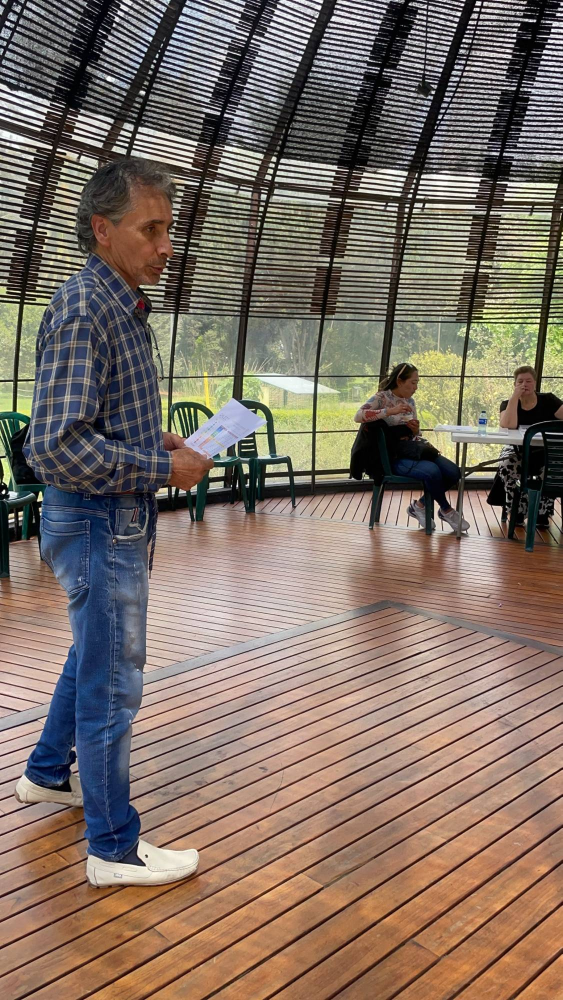
#> input picture qolect/pintura-para-el-alma/raw/fotos/foto-06.jpg, 1125 x 2000 px, given in place of logo-qolect.png, which was not available (shown at 1/2 size)
$ python make_graphics.py
#> lines starting #> are read from the running program, lines starting #| are printed output that depends on the picture
"""Genera carruseles (1080x1350) e historias (1080x1920) de Pintura para el Alma.

Uso: python3 qolect/pintura-para-el-alma/scripts/make_graphics.py
"""
from pathlib import Path
from PIL import Image, ImageDraw, ImageFont, ImageFilter

ROOT = Path(__file__).resolve().parents[1]
FOTOS = ROOT / "raw" / "fotos"
OUT = ROOT / "contenido"
BRAND = ROOT.parent / "brand"
LOGO = Image.open(BRAND / "logo-qolect.png").convert("RGBA")
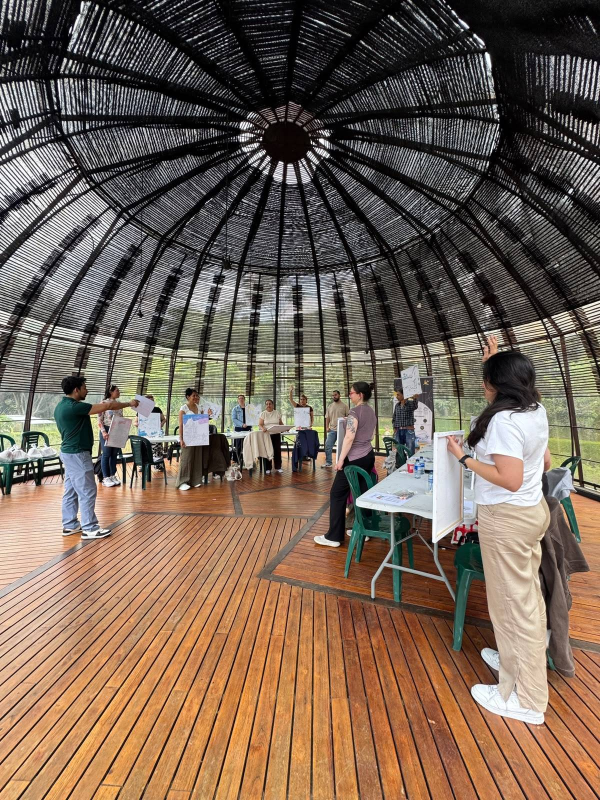
#> input picture qolect/pintura-para-el-alma/raw/fotos/foto-05.jpg, 1200 x 1600 px (shown at 1/2 size)
SERIF = str(BRAND / "fonts" / "CormorantGaramond-Variable.ttf")
SANS = "/usr/share/fonts/opentype/inter/Inter-{}.otf"

NAVY = (15, 23, 42)
PETROL = (27, 58, 75)
TEAL = (46, 196, 182)
GOLD = (245, 197, 66)
WHITE = (255, 255, 255)
MUTED = (203, 213, 225)


# [4 lines left out: function serif, not called in this run]


def sans(size, weight="Regular"):
    return ImageFont.truetype(SANS.format(weight), size)


def cover(img, w, h, fy=0.5):
    """Recorta la imagen para llenar w x h; fy = punto focal vertical (0 arriba, 1 abajo)."""
#> called with w = 1080, h = 1350, fy = 0.55
    s = max(w / img.width, h / img.height)
#> s = 0.9
    img = img.resize((round(img.width * s), round(img.height * s)), Image.LANCZOS)
    x = (img.width - w) // 2
#> x = 0
    y = int((img.height - h) * fy)
#> y = 49
    return img.crop((x, y, x + w, y + h))


def gradient(w, h, start, color=NAVY, max_alpha=235):
    """Degradado vertical transparente -> color desde 'start' (px) hasta abajo."""
#> called with w = 1080, h = 1350, start = 486, color = (15, 23, 42), max_alpha = 240
    g = Image.new("RGBA", (w, h), color + (0,))
    px = g.load()
    for y in range(start, h):
        a = int(max_alpha * min(1, ((y - start) / max(1, h - start)) ** 0.8 * 1.15))
        for x in range(w):
            px[x, y] = color + (a,)
    return g


def wrap(draw, text, font, maxw):
    lines = []
    for para in text.split("\n"):
        words, cur = para.split(), ""
        for w in words:
            t = (cur + " " + w).strip()
            if draw.textlength(t, font=font, features=feats(font)) <= maxw:
                cur = t
            else:
                lines.append(cur)
                cur = w
        lines.append(cur)
    return lines


def feats(font):
    return ["lnum"] if str(getattr(font, "path", "")).endswith("Variable.ttf") else None


def text_block(draw, x, y, text, font, fill, maxw, spacing=1.15):
    for line in wrap(draw, text, font, maxw):
        draw.text((x, y), line, font=font, fill=fill, features=feats(font))
        y += int(font.size * spacing)
    return y


def block_height(draw, text, font, maxw, spacing=1.15):
    return len(wrap(draw, text, font, maxw)) * int(font.size * spacing)


def paste_logo(canvas, x, y, width):
    lg = LOGO.resize((width, round(LOGO.height * width / LOGO.width)), Image.LANCZOS)
    canvas.alpha_composite(lg, (x, y))


DISPLAY = "/usr/share/fonts/opentype/inter/InterDisplay-{}.otf"


def display(size, weight="ExtraBold"):
    return ImageFont.truetype(DISPLAY.format(weight), size)


def rich_lines(draw, text, font, maxw):
    """Divide en líneas; las palabras entre *asteriscos* se marcan como destacadas."""
    out, hl = [], False
    for para in text.split("\n"):
        line = []
        for raw in para.split():
            on = raw.startswith("*")
            closes = "*" in raw[1:] if on else "*" in raw
            word = raw.replace("*", "")
            mark = hl or on
            if closes:
                hl = False
            elif on:
                hl = True
            trial = " ".join(w for w, _ in line + [(word, mark)])
            if line and draw.textlength(trial, font=font) > maxw:
                out.append(line)
                line = []
            line.append((word, mark))
        out.append(line)
    return out


def rich_block(draw, x, y, text, font, maxw, color=WHITE, accent=GOLD, spacing=1.04, measure=False):
    lines = rich_lines(draw, text, font, maxw)
    if measure:
        return len(lines) * int(font.size * spacing)
    sp = draw.textlength(" ", font=font)
    for line in lines:
        xx = x
        for word, mark in line:
            draw.text((xx, y), word, font=font, fill=accent if mark else color)
            xx += draw.textlength(word, font=font) + sp
        y += int(font.size * spacing)
    return y


def pill(draw, x, y, text, font, bg=TEAL, fg=NAVY, padx=22, pady=12):
    tw = draw.textlength(text, font=font)
    asc, desc = font.getmetrics()
    h = asc + desc + 2 * pady
    draw.rounded_rectangle((x, y, x + tw + 2 * padx, y + h), radius=h // 2, fill=bg)
    draw.text((x + padx, y + pady), text, font=font, fill=fg)
    return y + h


def counter(draw, w, y, i, n, m=80):
    if n <= 1:
        return
    f = sans(26, "Medium")
    t = f"{i + 1:02d} / {n:02d}"
    draw.text((w - m - draw.textlength(t, font=f), y), t, font=f, fill=(255, 255, 255, 220))


def dots(draw, w, y, n, i):  # compatibilidad
    counter(draw, w, y - 20, i, n)


def photo_slide(foto, kicker, title, body, size=(1080, 1350), fy=0.5, idx=0, total=1,
                title_size=92, swipe=False, safe_bottom=0):
    w, h = size
    img = cover(Image.open(FOTOS / foto).convert("RGB"), w, h, fy).convert("RGBA")
    img.alpha_composite(gradient(w, h, int(h * (0.36 if h < 1500 else 0.22)), max_alpha=240))
    top = gradient(w, 300 if h < 1500 else 520, 0, max_alpha=150).transpose(Image.FLIP_TOP_BOTTOM)
    img.alpha_composite(top, (0, 0))
    d = ImageDraw.Draw(img)
    m = 80
    tf, bf, kf = display(title_size), sans(36), sans(24, "Bold")
    maxw = w - 2 * m
    kh = (kf.getmetrics()[0] + kf.getmetrics()[1] + 24 + 26) if kicker else 0
    total_h = kh + rich_block(d, 0, 0, title, tf, maxw, measure=True) \
        + ((22 + block_height(d, body, bf, maxw, 1.35)) if body else 0)
#> total_h = 474
    y = h - safe_bottom - 110 - total_h
#> y = 766
    if kicker:
        y = pill(d, m, y, kicker.upper(), kf) + 26
#> y = 846
    y = rich_block(d, m, y, title, tf, maxw)
#> the loop in rich_block (call 2), `for line in lines:` made 3 passes
#> y on passes 1 to 3: 954, 1062, 1170
#> y = 1170
    if body:
        text_block(d, m, y + 22, body, bf, (226, 232, 240), maxw, 1.35)
    ty = 70 if safe_bottom == 0 else 230
    paste_logo(img, m, ty, 200)
    counter(d, w, ty + 14, idx, total, m)
    if swipe:
        sf = sans(28, "SemiBold")
        t = "Desliza →"
        d.text((w - m - d.textlength(t, font=sf), h - safe_bottom - 72), t, font=sf, fill=GOLD)
    return img.convert("RGB")


# [64 lines left out: functions text_slide, save_set, not called in this run]


def main():
    CTA = dict(button="Escríbenos por WhatsApp", footer="300 471 1065 · qolect.co")

    # ---------- Carrusel 1: Así se vivió ----------
    c1 = [
        ("foto-05.jpg", 0.55, "Jardín Botánico · Bogotá", "Así se vivió\n*Pintura para\nel Alma*",
         "Una tarde para pintar, respirar y reconectar."),
        ("foto-09.jpg", 0.6, "El lugar", "Un domo rodeado de *naturaleza*",
         "El Jardín Botánico fue nuestro refugio para bajar el ritmo."),
        ("foto-10.jpg", 0.55, "Primero", "*Respirar*\nantes de pintar",
         "Hicimos una pausa juntos para dejar la mente quieta."),
        ("foto-14.jpg", 0.6, "El proceso", "Pintar con el *alma*",
         "Cada color, guiado por el Mapa de la Consciencia."),
        ("foto-12.jpg", 0.5, "Sin experiencia", "Acompañados en *cada trazo*",
         "Un guía nos llevó paso a paso de principio a fin."),
        ("foto-11.jpg", 0.5, "Compartir", "Almuerzo, postre y *buena conversación*", ""),
        ("foto-01.jpg", 0.45, "El final", "Cada lienzo,\n*una historia*",
         "Nos fuimos con una obra propia y el alma más liviana."),
    ]
    n1 = len(c1) + 1
    slides = [photo_slide(f, k, t, b, fy=fy, idx=i, total=n1, swipe=(i == 0),
                          title_size=104 if i == 0 else 90)
              for i, (f, fy, k, t, b) in enumerate(c1)]
#> call 2 of photo_slide, with foto = 'foto-09.jpg', kicker = 'El lugar', title = 'Un domo rodeado de *naturaleza*', size = (1080, 1350), fy = 0.6, idx = 1, total = 8, title_size = 90
#> in photo_slide (call 2), `w, h = size`: w = 1080; h = 1350
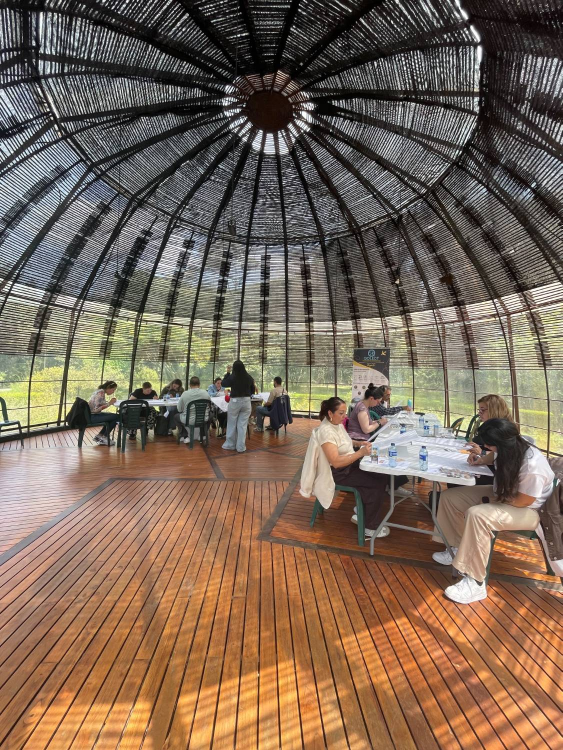
#> input picture qolect/pintura-para-el-alma/raw/fotos/foto-09.jpg, 1125 x 1500 px (shown at 1/2 size)
#> in photo_slide (call 2), `maxw = w - 2 * m`: maxw = 920
#> in photo_slide (call 2), `total_h = kh + rich_block(d, 0, 0, title, tf, maxw, measure=True) \ + ..`: total_h = 384
#> in photo_slide (call 2), `y = h - safe_bottom - 110 - total_h`: y = 856
#> in photo_slide (call 2), `y = pill(d, m, y, kicker.upper(), kf) + 26`: y = 936
#> in photo_slide (call 2), `y = rich_block(d, m, y, title, tf, maxw)`: y = 1122
#> the loop in text_block (call 2), `for line in wrap(draw, text, font, maxw):` made 2 passes
#> y on pass 1: 1192
#> (line, y) on pass 2: ('ritmo.', 1240)
#> call 3 of photo_slide, with foto = 'foto-10.jpg', kicker = 'Primero', size = (1080, 1350), fy = 0.55, idx = 2, total = 8, title_size = 90, swipe = False
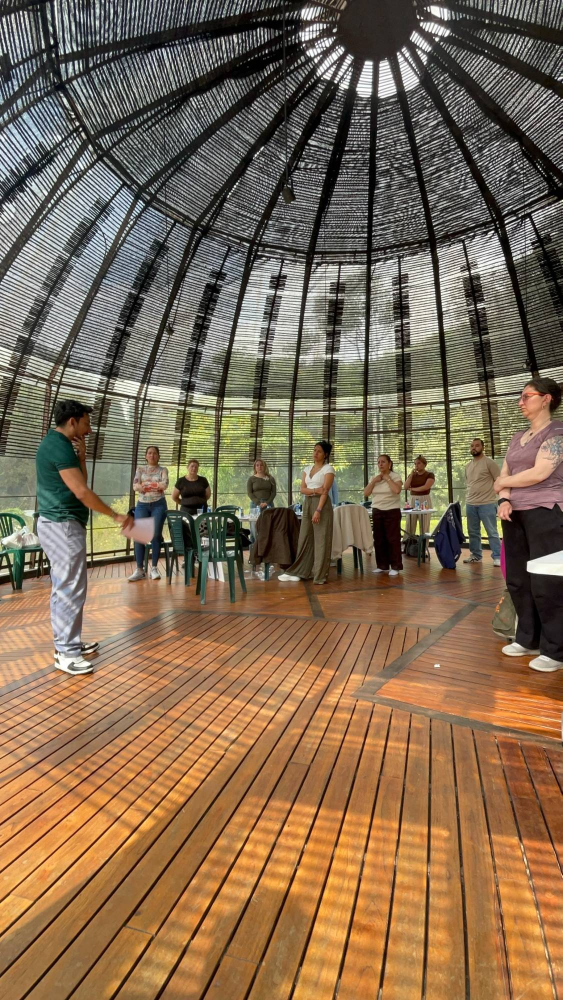
#> input picture qolect/pintura-para-el-alma/raw/fotos/foto-10.jpg, 1125 x 2000 px (shown at 1/2 size)
#> in photo_slide (call 3), `total_h = kh + rich_block(d, 0, 0, title, tf, maxw, measure=True) \ + ..`: total_h = 336
#> in photo_slide (call 3), `y = h - safe_bottom - 110 - total_h`: y = 904
#> in photo_slide (call 3), `y = pill(d, m, y, kicker.upper(), kf) + 26`: y = 984
#> in photo_slide (call 3), `y = rich_block(d, m, y, title, tf, maxw)`: y = 1170
#> call 4 of photo_slide, with foto = 'foto-14.jpg', kicker = 'El proceso', title = 'Pintar con el *alma*', size = (1080, 1350), fy = 0.6, idx = 3, total = 8, title_size = 90
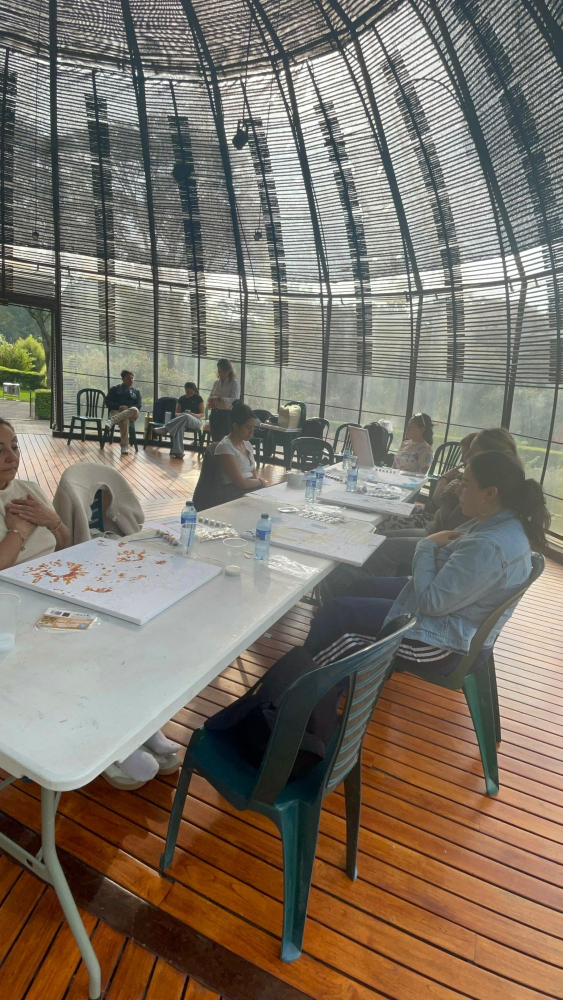
#> input picture qolect/pintura-para-el-alma/raw/fotos/foto-14.jpg, 1125 x 2000 px (shown at 1/2 size)
#> in photo_slide (call 4), `img.alpha_composite(top, (0, 0))`:
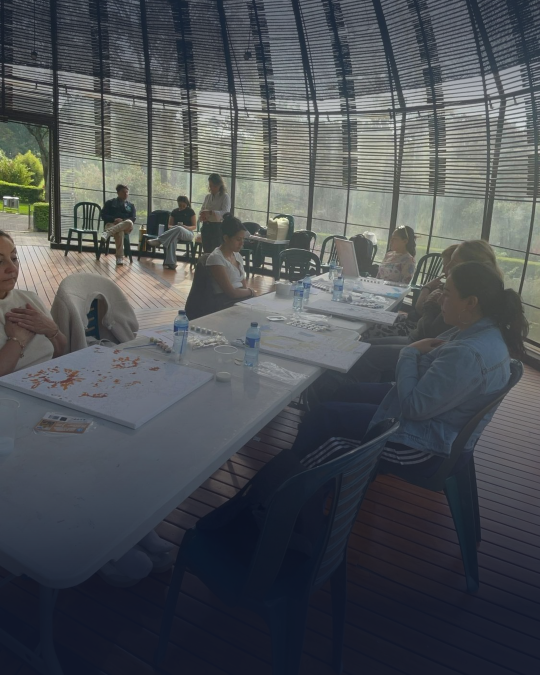
#> img: PIL image 1080x1350 RGBA (shown at 1/2 size); mean R, G, B, A 78.3, 82.3, 86.5, 255
#> in photo_slide (call 4), `total_h = kh + rich_block(d, 0, 0, title, tf, maxw, measure=True) \ + ..`: total_h = 243
#> in photo_slide (call 4), `y = h - safe_bottom - 110 - total_h`: y = 997
#> in photo_slide (call 4), `y = pill(d, m, y, kicker.upper(), kf) + 26`: y = 1077
#> in photo_slide (call 4), `y = rich_block(d, m, y, title, tf, maxw)`: y = 1170
#> in cover (call 5), `s = max(w / img.width, h / img.height)`: s = 0.9
#> in cover (call 5), `y = int((img.height - h) * fy)`: y = 45
#> in cover (call 5), `return img.crop((x, y, x + w, y + h))`:
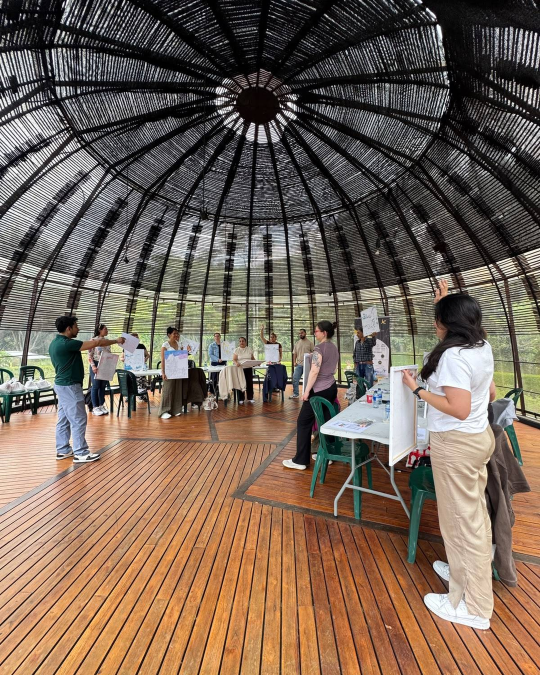
#> returned value: PIL image 1080x1350 RGB (shown at 1/2 size); mean R, G, B 119, 101.2, 87.2
#> in paste_logo (call 6), `canvas.alpha_composite(lg, (x, y))`:
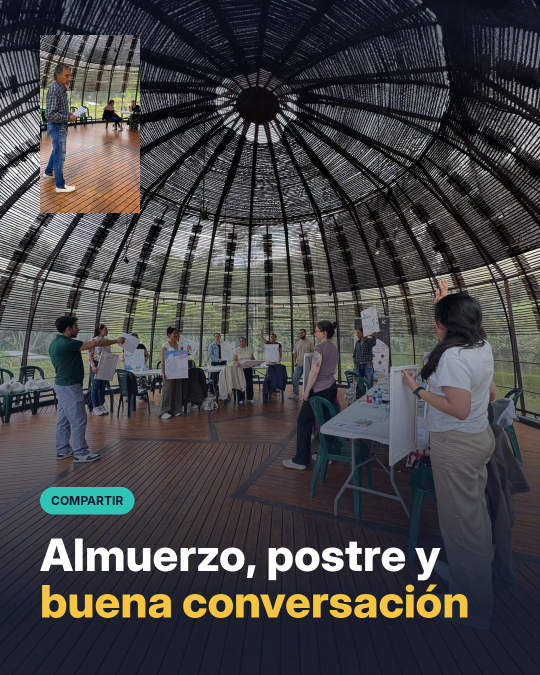
#> canvas: PIL image 1080x1350 RGBA (shown at 1/2 size); mean R, G, B, A 69.3, 68.8, 70.8, 255
    slides.append(text_slide("¿Te lo perdiste?", "Vuelve pronto.\nTe guardamos\n*un lugar.*",
                             ["Escríbenos y te avisamos primero de la próxima edición.",
                              "Explora. Siente. Despierta."],
                             idx=n1 - 1, total=n1, title_size=100, **CTA))
    save_set("carrusel-1-asi-se-vivio", slides)

    # ---------- Carrusel 2: Qué incluye ----------
    c2 = [
        ("foto-02.jpg", 0.5, "Experiencias Qolect", "¿Qué incluye\n*Pintura para\nel Alma?*", ""),
        ("foto-09.jpg", 0.6, "01 · El lugar", "Un espacio\nque *inspira*", "El domo del Jardín Botánico de Bogotá."),
        ("foto-07.jpg", 0.75, "02 · Materiales", "Tu *kit de arte*", "Lienzo numerado, pinturas, pinceles y la guía del Mapa de la Consciencia."),
        ("foto-10.jpg", 0.55, "03 · Acompañamiento", "Guía y *meditación*", "Un facilitador te acompaña. No necesitas saber pintar."),
        ("foto-08.jpg", 0.5, "04 · Alimentación", "Almuerzo y *postre*", "Comida, hidratación y torta de cuajada artesanal de Baruj Shefa."),
        ("foto-03.jpg", 0.45, "05 · El recuerdo", "Tu obra *para llevar*", "Te vas con tu lienzo y con una comunidad nueva."),
    ]
    n2 = len(c2) + 1
    slides = [photo_slide(f, k, t, b, fy=fy, idx=i, total=n2, swipe=(i == 0),
                          title_size=100 if i == 0 else 96)
              for i, (f, fy, k, t, b) in enumerate(c2)]
    slides.append(text_slide("Próxima edición", "¿Quieres *vivirla?*",
                             ["Escríbenos y te avisamos primero de la próxima edición.",
                              "Explora. Siente. Despierta."],
                             idx=n2 - 1, total=n2, title_size=110, **CTA))
    save_set("carrusel-2-que-incluye", slides)

    # ---------- Carrusel 3: Empresas (B2B, también para LinkedIn) ----------
    n3 = 6
    slides = [
        photo_slide("foto-10.jpg", "Qolect Empresas", "¿Y si el bienestar\nde tu equipo se\n*viviera así?*", "",
                    fy=0.55, idx=0, total=n3, swipe=True, title_size=94),
        photo_slide("foto-14.jpg", "Bienestar real", "Una pausa\nque *se siente*",
                    "Arte y meditación para bajar el estrés y unir equipos, sin necesitar experiencia previa.",
                    fy=0.6, idx=1, total=n3),
        photo_slide("foto-11.jpg", "Nosotros ponemos todo", "Tú *solo llegas*",
                    "Lugar, materiales, guía, alimentación y logística completa.",
                    fy=0.5, idx=2, total=n3),
        text_slide("Ya confían en Qolect", "Un beneficio que tu equipo *sí usa*",
                   ["#+3.980|empleados con el beneficio Qolect activo",
                    "#10+|experiencias diseñadas y operadas por nosotros"],
                   footer="Convenios activos: Linde Praxair Colombia · Fonprax", idx=3, total=n3, title_size=78),
        photo_slide("foto-04.jpg", "Convenios a tu medida", "Grupos desde\n*10 personas*",
                    "Cotización en 24 horas, portal con la marca de tu empresa y tarifas preferenciales.",
                    fy=0.45, idx=4, total=n3),
        text_slide("Hablemos", "Lleva esta\nexperiencia a\n*tu empresa*",
                   ["• Team building y días de bienestar", "• Viajes de incentivo",
                    "• Convenios para fondos de empleados"],
                   button="Agenda una llamada", footer="qolect.co/empresas · reservas@qolect.co",
                   idx=5, total=n3, title_size=86),
    ]
    save_set("carrusel-3-empresas", slides)

    # ---------- Historias ----------
    S = (1080, 1920)
    SAFE_T, SAFE_B = 160, 300
    stories = [
        photo_slide("foto-05.jpg", "Pintura para el Alma", "¡Gracias por\nvivirlo *con\nnosotros!*",
                    "Así se vio nuestra tarde en el Jardín Botánico.", size=S, fy=0.5,
                    title_size=100, safe_bottom=SAFE_B),
        photo_slide("foto-01.jpg", "Cuéntanos", "¿Qué te llevaste de *esta tarde?*",
                    "", size=S, fy=0.35, title_size=100, safe_bottom=SAFE_B + 120),
        photo_slide("foto-12.jpg", "Encuesta", "¿Repetirías la *experiencia?*",
                    "", size=S, fy=0.4, title_size=100, safe_bottom=SAFE_B + 120),
        photo_slide("foto-08.jpg", "Detalles que importan", "Lo dulce también fue *parte del plan*",
                    "Torta de cuajada artesanal de Baruj Shefa.", size=S, fy=0.5,
                    title_size=96, safe_bottom=SAFE_B),
        photo_slide("foto-13.jpg", "Pintar con el alma", "Un momento\n*para ti*",
                    "Sin pantallas, sin prisa. Solo color y calma.", size=S, fy=0.5,
                    title_size=100, safe_bottom=SAFE_B),
        text_slide("Próxima edición", "¿Quieres *vivirla?*",
                   ["Toca el enlace y escríbenos por WhatsApp.", "Te avisamos primero."],
                   footer="qolect.co", size=S, title_size=130, safe_top=SAFE_T, safe_bottom=SAFE_B + 200),
    ]
    save_set("historias", stories)


if __name__ == "__main__":
#> (the run stopped early here; a loop or call above may not have finished)
